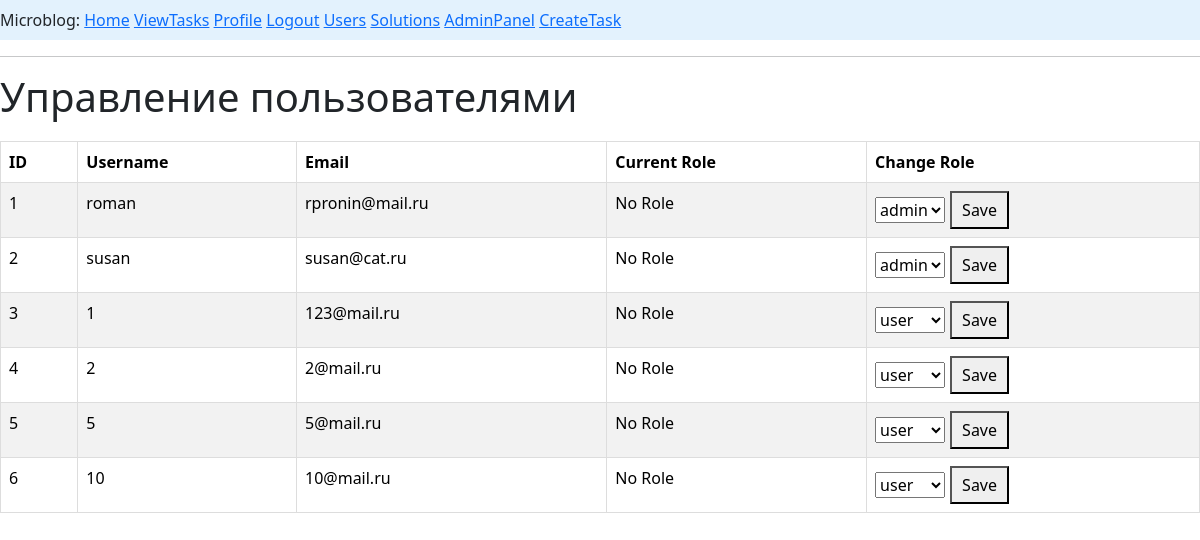
Page /admin/users (signed in) on the committed database.
### app/models.py (models this page shows, shortened)
class User(UserMixin, db.Model):
    __tablename__ ='users'
    id: so.Mapped[int] = so.mapped_column(primary_key=True)
    username: so.Mapped[str] = so.mapped_column(sa.String(64), index=True,
                                                unique=True)
    email: so.Mapped[str] = so.mapped_column(sa.String(120), index=True,
                                             unique=True)
    password_hash: so.Mapped[Optional[str]] = so.mapped_column(sa.String(256))
    posts: so.WriteOnlyMapped['Post'] = so.relationship(back_populates='author')
    about_me: so.Mapped[Optional[str]] = so.mapped_column(sa.String(140))
    last_seen: so.Mapped[Optional[datetime]] = so.mapped_column(
        default=lambda: datetime.now(timezone.utc))
    role_id: so.Mapped[int] = so.mapped_column(sa.ForeignKey(Role.id),index=True)
    role: so.Mapped['Role'] = so.relationship(back_populates='users')
    task_user: so.Mapped['Task']=so.relationship(back_populates='creator')
    solve_user: so.Mapped[list['Solve']] = so.relationship(back_populates='solver')

class Role(UserMixin,db.Model):
    __tablename__ = 'roles'
    id: so.Mapped[int] = so.mapped_column(primary_key=True)
    rolename:so.Mapped[str] = so.mapped_column(sa.String(30), index=True,
                                                unique=True)
    users: so.WriteOnlyMapped[list['User']] = so.relationship(back_populates='role')

### app/routes.py (the view)
@app.route('/admin/users', methods=['GET', 'POST'])
@login_required
def admin_users():
    if not is_admin():
        flash('У вас нет прав для доступа к этой странице', 'danger')
        return redirect(url_for('index'))  # или url_for('login'), куда хочешь редиректить
    users = User.query.all()
    roles = Role.query.all()
    form = AdminRoleForm()
    form.new_role_id.choices = [(r.id, r.rolename) for r in roles]
    if form.validate_on_submit():
        print("--- ОТЛАДКА: Форма прошла валидацию ---")
        print(f"Получен user_id: {form.user_id.data} (тип: {type(form.user_id.data)})")
        print(f"Получен new_role_id: {form.new_role_id.data} (тип: {type(form.new_role_id.data)})")
        user = User.query.get(form.user_id.data)
        if user:
            old_role_name = user.rolet.rolename if user.rolet else "None"
            user.role_id = form.new_role_id.data
            db.session.commit()
            print(f"✅ УСПЕХ: Роль пользователя {user.username} изменена с '{old_role_name}' на '{Role.query.get(form.new_role_id.data).rolename}'")
            flash(f'Роль пользователя {user.username} успешно изменена', 'success')
        else:
            print("❌ ОШИБКА: Пользователь не найден!")
            flash('Пользователь не найден', 'danger')
        return redirect(url_for('admin_users'))
    else:
        if request.method == 'POST':
            print("--- ОТЛАДКА: Валидация НЕ пройдена ---")
            print(f"Ошибки формы: {form.errors}")
    return render_template('admin_users.html', users=users, roles=roles, form=form)

### app/forms.py
class AdminRoleForm(FlaskForm):
    user_id = IntegerField('User ID', validators=[DataRequired()])
    new_role_id = SelectField('New Role', coerce=int, validators=[DataRequired()])
    submit = SubmitField('Change Role')

### app/models.py (called while the page is built)
@login.user_loader
def load_user(id):
    return db.session.get(User, int(id))

### app/routes.py (called while the page is built)
@app.before_request
def before_request():
    if current_user.is_authenticated:
        current_user.last_seen = datetime.now(timezone.utc)
        db.session.commit()

def is_admin():
    if not current_user.is_authenticated:
        return False
    if not current_user.role:
        return False
    return current_user.role.rolename == 'admin'

### app/templates/admin_users.html (shortened to what this page needs)
{% extends "base.html" %}
{% block content %}
    <h1>Управление пользователями</h1>
    <table class="table table-striped table-hover">
        <thead>
            <tr>
                <th>ID</th>
                <th>Username</th>
                <th>Email</th>
                <th>Current Role</th>
                <th>Change Role</th>
            </tr>
        </thead>
        <tbody>
            {% for user in users %}
            <tr>
                <td>{{ user.id }}</td>
                <td>{{ user.username }}</td>
                <td>{{ user.email }}</td>
                <td>{{ user.rolet.rolename if user.rolet else 'No Role' }}</td>
                <td>
                    <form method="POST" action="{{ url_for('admin_users') }}" style="display: flex; gap: 5px; align-items: center;">
                        <select name="new_role_id">
                            {% for role in roles %}
                                <option value="{{ role.id }}" {% if user.role_id == role.id %}selected{% endif %}>
                                    {{ role.rolename }}
                                </option>
                            {% endfor %}
                        </select>
                        <button type="submit" style="padding: 5px 10px;">Save</button>
                    </form>
                </td>
            </tr>
            {% endfor %}
        </tbody>
    </table>
{% endblock %}

### app/templates/admin_users.html (style rules this page uses)
table { width: 100%; border-collapse: collapse; margin-top: 20px; }
th, td { border: 1px solid #ddd; padding: 8px; text-align: left; }
th { background-color: #f2f2f2; }

### rows in the picture
User: id "1", username "roman", email "rpronin@mail.ru", rolet "No Role", new_role_id "admin"
User: id "2", username "susan", email "susan@cat.ru", rolet "No Role", new_role_id "admin"
User: id "3", username "1", email "123@mail.ru", rolet "No Role", new_role_id "user"
User: id "4", username "2", email "2@mail.ru", rolet "No Role", new_role_id "user"
User: id "5", username "5", email "5@mail.ru", rolet "No Role", new_role_id "user"
User: id "6", username "10", email "10@mail.ru", rolet "No Role", new_role_id "user"
